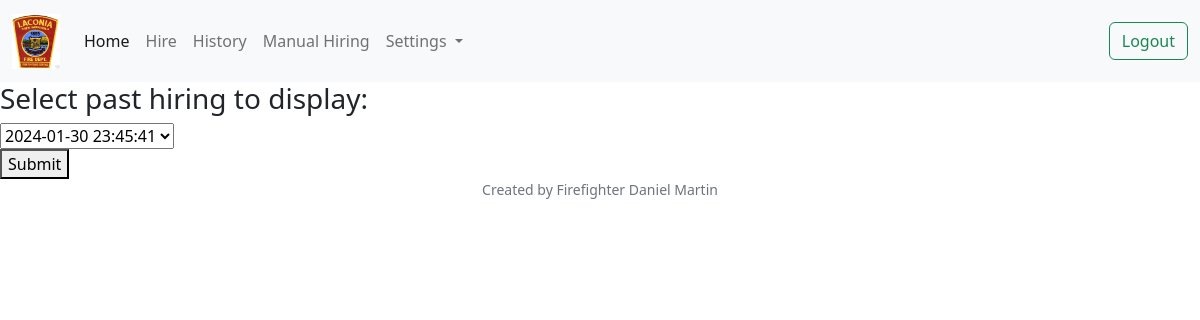
Page /history (signed in) on the earlier database version.
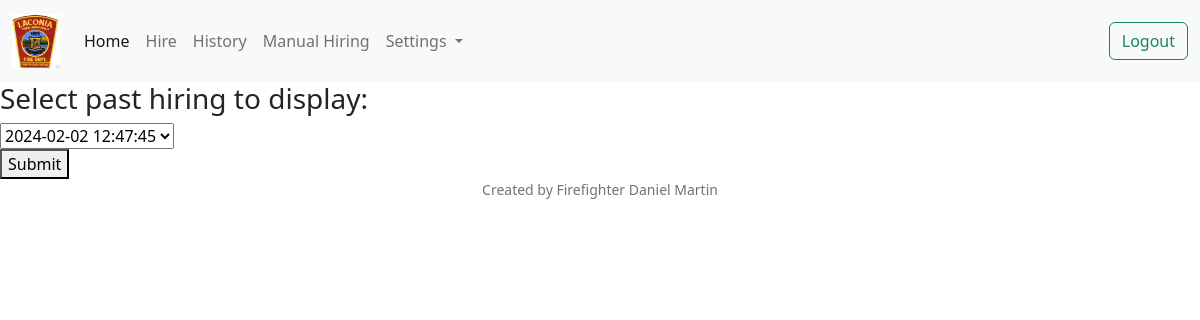
Same page on the later database version.
### helpers.py (models this page shows)
class Base(MappedAsDataclass, DeclarativeBase):
    pass

class Hiring_list (Base):
    __tablename__ = "hiring_list"
    id: Mapped[int] = mapped_column(primary_key=True, init=False)
    hiring_id: Mapped[int]
    created_at: Mapped[str]

### app.py (the view)
@app.route("/history", methods=["GET", "POST"])
@login_required
def history():
    if request.method == "POST":
        session['officers_past_hiring_day_1'] = []
        session['officers_past_hiring_night_1'] = []
        session['officers_past_hiring_day_2'] = []
        session['officers_past_hiring_night_2'] = []
        session['firefighters_past_hiring_day_1'] = []
        session['firefighters_past_hiring_night_1'] = []
        session['firefighters_past_hiring_day_2'] = []
        session['firefighters_past_hiring_night_2'] = []
        past_id = request.form.get("past_hiring")
        past_platoon = db.execute(select(Hiring.platoon).where(Hiring.hiring_id == past_id))
        past_platoon = past_platoon.scalars().all()
        print(past_platoon)
        past_platoon = past_platoon[0]
        daynight = ["day", "night"]
        day = 1
        while day <= DAYS_COVERED:
            for rank in hiring_tiers:
                rnk = rank['tier'].lower()
                for time in daynight:
                    past_hiring = db.execute(
                        select(Hiring.covering_first, Hiring.covering_last, Hiring.out_first, Hiring.out_last)
                        .where(Hiring.hiring_id == past_id)
                        .where(Hiring.day == day)
                        .where(Hiring.rank == rank['tier'])
                        .where(Hiring.time == time)
                    )
                    past_hiring = past_hiring.mappings().all()
                    print("Past hiring:", past_hiring)
                    session[rnk + "_" + "past_hiring" + "_" + time + "_" + str(day)].extend(past_hiring)
            day += 1
        print(
            session['officers_past_hiring_day_1']
        )
        return render_template("history_found.html",
            officers_day_1=session['officers_past_hiring_day_1'],
            officers_night_1=session['officers_past_hiring_night_1'],
            officers_day_2=session['officers_past_hiring_day_2'],
            officers_night_2=session['officers_past_hiring_night_2'],
            firefighters_day_1=session['firefighters_past_hiring_day_1'],
            firefighters_night_1=session['firefighters_past_hiring_night_1'],
            firefighters_day_2=session['firefighters_past_hiring_day_2'],
            firefighters_night_2=session['firefighters_past_hiring_night_2'],
            platoon=past_platoon,
        )
    else:
        hiring_list = db.execute(
            select(Hiring_list.hiring_id, Hiring_list.created_at).order_by(Hiring_list.hiring_id.desc())
        )
        hiring_list = hiring_list.mappings().all()
        return render_template("history.html", hiring_list=hiring_list)

### helpers.py (called while the page is built)
def login_required(f):
    @wraps(f)
    def decorated_function(*args, **kwargs):
        if session.get("user_id") is None:
            return redirect("/login")
        return f(*args, **kwargs)
    return decorated_function

### templates/history.html (shortened to what this page needs)
{% extends "layout.html" %}
{% block main %}
    <h3>Select past hiring to display:</h3>
    <form action="/history" method="post">
        <select id="past_hiring" name="past_hiring">
            {% for hiring in hiring_list %}
                <option value="{{ hiring['hiring_id'] }}">{{ hiring['created_at'] }}</option>
            {% endfor %}
        </select>
        <br>
        <button type="submit">Submit</button>
    </form>
{% endblock %}

### templates/layout.html (shortened to what this page needs)
<!DOCTYPE html>
<html lang="en">
    <head>
        <link href="https://cdn.jsdelivr.net/npm/bootstrap@5.2.3/dist/css/bootstrap.min.css" rel="stylesheet">
    </head>
    <body>
        <nav class="navbar navbar-expand-lg bg-light">
            <div class="container-fluid">
                <a class="navbar-brand" href="#">
                    <img alt="emblem" class="d-inline-block align-text-top" src="static/patch.jpg" width="48">
                </a>
                <div class="collapse navbar-collapse" id="navbarSupportedContent">
                    <ul class="navbar-nav me-auto mb-2 mb-lg-0">
                        <li class="nav-item">
                            <a class="nav-link active" aria-current="page" href="/">Home</a>
                        </li>
                        <li class="nav-item">
                            <a class="nav-link" href="/hiring_a">Hire</a>
                        </li>
                        <li class="nav-item">
                            <a class="nav-link" href="/history">History</a>
                        </li>
                        <li class="nav-item">
                            <a class="nav-link" href="/manual_a">Manual Hiring</a>
                        </li>
                        <li class="nav-item dropdown">
                            <a class="nav-link dropdown-toggle" href="#" role="button" data-bs-toggle="dropdown" aria-expanded="false">
                                Settings
                            </a>
                        </li>
                    </ul>
                    <li class="d-flex" role="search">
                        <form action="/logout" method="get">
                            <button class="btn btn-outline-success" type="submit">Logout</button>
                        </form>
                    </li>
                </div>
            </div>
        </nav>
        <main>
            {% block main %}
            {% endblock %}
        </main>
        <footer class="mb-5 small text-center text-muted">
            Created by Firefighter Daniel Martin
        </footer>
    </body>
</html>

Differences in the rows shown:
no longer on this page (row unchanged): Hiring_list: past_hiring "2024-01-30 23:45:41"
added Hiring_list: past_hiring "2024-02-02 12:47:45"
